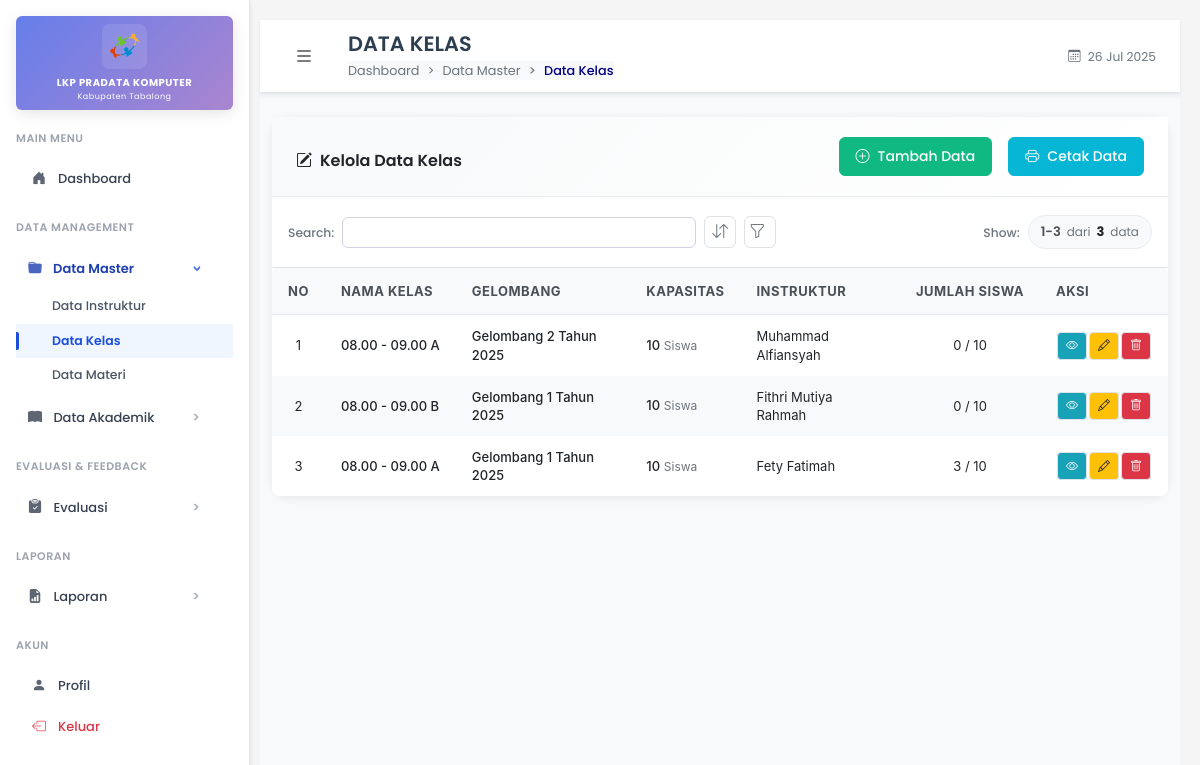
Page /pages/admin/kelas/index.php (signed in) on the earlier database version.
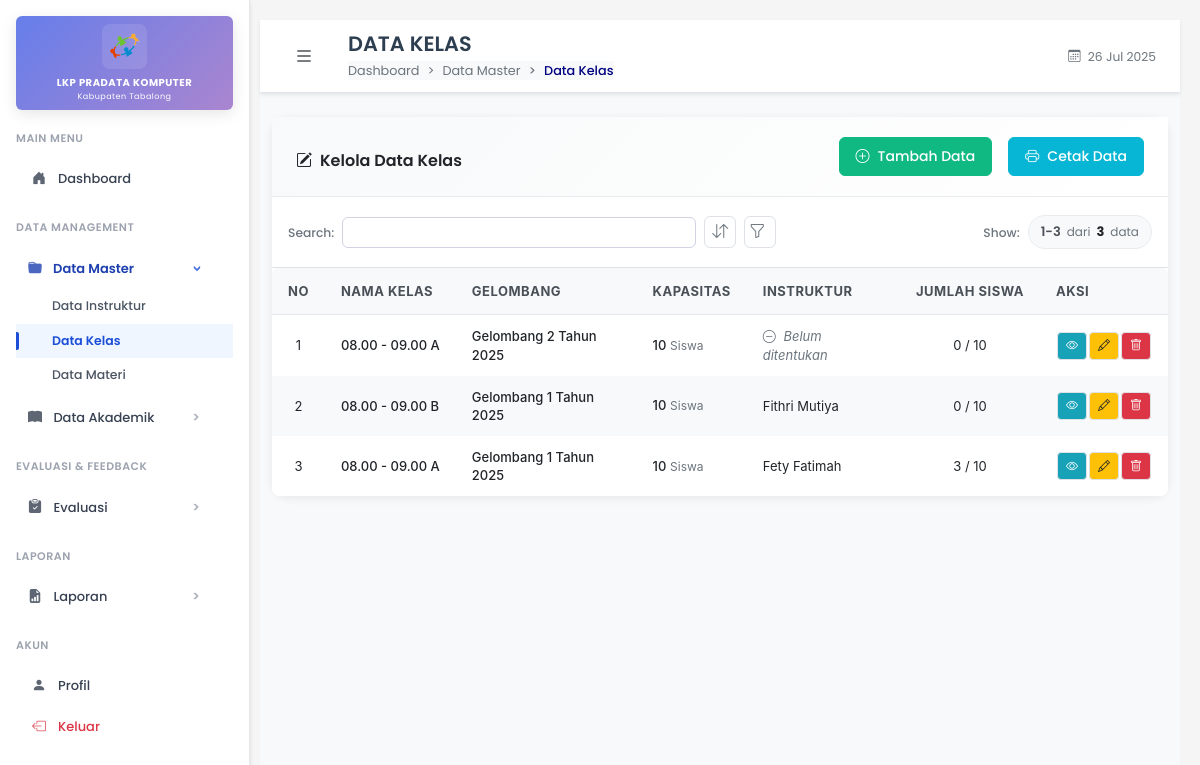
Same page on the later database version.
### tables this page shows
CREATE TABLE `kelas` (
  `id_kelas` int(11) NOT NULL,
  `nama_kelas` varchar(50) NOT NULL,
  `id_gelombang` int(11) NOT NULL,
  `kapasitas` int(11) DEFAULT NULL,
  `id_instruktur` int(11) DEFAULT NULL
);

CREATE TABLE `instruktur` (
  `id_instruktur` int(11) NOT NULL,
  `id_user` int(11) DEFAULT NULL,
  `nik` varchar(16) DEFAULT NULL,
  `nama` varchar(100) DEFAULT NULL,
  `jenis_kelamin` enum('Laki-Laki','Perempuan') DEFAULT NULL,
  `angkatan` varchar(100) DEFAULT NULL,
  `status_aktif` enum('aktif','nonaktif') DEFAULT 'aktif',
  `pas_foto` varchar(255) DEFAULT NULL,
  `email` varchar(100) DEFAULT NULL
);

CREATE TABLE `gelombang` (
  `id_gelombang` int(11) NOT NULL,
  `tahun` year(4) NOT NULL,
  `gelombang_ke` int(11) NOT NULL,
  `nama_gelombang` varchar(100) DEFAULT NULL,
  `status` enum('aktif','selesai','dibuka') DEFAULT 'dibuka'
);

### pages/admin/kelas/index.php (the view, shortened to what the changed rows need)
<?php
include '../../../includes/db.php';
$recordsPerPage = 20;
$currentPage = isset($_GET['page']) ? (int)$_GET['page'] : 1;
$currentPage = max(1, $currentPage);
$offset = ($currentPage - 1) * $recordsPerPage;
$query = "SELECT k.*, g.nama_gelombang, g.status as status_gelombang, i.nama as nama_instruktur,
          COUNT(s.id_siswa) as jumlah_siswa
          FROM kelas k
          LEFT JOIN gelombang g ON k.id_gelombang = g.id_gelombang
          LEFT JOIN instruktur i ON k.id_instruktur = i.id_instruktur
          LEFT JOIN siswa s ON k.id_kelas = s.id_kelas AND s.status_aktif = 'aktif'
          GROUP BY k.id_kelas, k.nama_kelas, k.kapasitas, k.id_gelombang, k.id_instruktur, g.nama_gelombang, g.status, i.nama
          ORDER BY k.id_kelas DESC
          LIMIT $recordsPerPage OFFSET $offset";
$result = mysqli_query($conn, $query);
?>
<!DOCTYPE html>
<html lang="id">
<head>
  <link rel="stylesheet" href="../../../assets/css/bootstrap.min.css" />
  <link rel="stylesheet" href="../../../assets/css/bootstrap-icons.css" />
  <link rel="stylesheet" href="../../../assets/css/fonts.css" />
  <link rel="stylesheet" href="../../../assets/css/styles.css" />
 </head>
<body>
  <div class="d-flex">
    <div class="flex-fill main-content">
      <nav class="top-navbar">
        <div class="container-fluid px-3 px-md-4">
          <div class="d-flex align-items-center">
            <div class="d-flex align-items-center flex-grow-1">
              <div class="page-info">
                <h2 class="page-title mb-1">DATA KELAS</h2>
              </div>
            </div>
          </div>
        </div>
      </nav>
      <div class="container-fluid mt-4">
        <div class="card content-card">
          <div class="table-responsive" style="overflow-x: auto; overflow-y: visible;">
            <table class="custom-table mb-0" id="kelasTable">
              <thead class="sticky-top">
                <tr>
                  <th>No</th>
                  <th>Nama Kelas</th>
                  <th>Gelombang</th>
                  <th>Kapasitas</th>
                  <th>Instruktur</th>
                  <th>Jumlah Siswa</th>
                  <th>Aksi</th>
                </tr>
              </thead>
              <tbody>
                <?php if ($result && mysqli_num_rows($result) > 0): ?>
                  <?php
                  $no = ($currentPage - 1) * $recordsPerPage + 1;
                  while ($kelas = mysqli_fetch_assoc($result)):
                  ?>
                    <?php
                    $jumlahSiswa = (int)$kelas['jumlah_siswa'];
                    $kapasitas = (int)$kelas['kapasitas'];
                    $isKelassPenuh = $kapasitas > 0 && $jumlahSiswa >= $kapasitas;
                    ?>
                    <tr>
                      <td class="text-center align-middle"><?= $no++ ?></td>
                      <td class="align-middle text-nowrap">
                        <div class="fw-medium"><?= htmlspecialchars($kelas['nama_kelas']) ?></div>
                      </td>
                      <td class="align-middle">
                        <div class="fw-medium"><?= htmlspecialchars($kelas['nama_gelombang'] ?? 'Belum Ditentukan') ?></div>
                      </td>
                      <td class="align-middle text-nowrap">
                        <span class="fw-medium"><?= $kapasitas ?></span>
                        <?php if($kapasitas > 0): ?>
                        <small class="text-muted">Siswa</small>
                        <?php endif; ?>
                      </td>
                      <td class="align-middle">
                        <?php if($kelas['nama_instruktur']): ?>
                          <span><?= htmlspecialchars($kelas['nama_instruktur']) ?></span>
                        <?php else: ?>
                          <span class="text-muted fst-italic">
                            <i class="bi bi-dash-circle me-1"></i>
                            Belum ditentukan
                          </span>
                        <?php endif; ?>
                      </td>
                      <td class="text-center align-middle">
                        <div class="siswa-info">
                          <div class="siswa-count <?= $isKelassPenuh ? 'siswa-penuh' : 'siswa-normal' ?>">
                            <span class="count-angka"><?= $jumlahSiswa ?></span>
                            <span class="count-separator">/</span>
                            <span class="count-total"><?= $kapasitas ?></span>
                          </div>
                        </div>
                      </td>
                      <td class="align-middle">
                        <div class="btn-group btn-group-sm" role="group">
                          <a href="detail.php?id=<?= $kelas['id_kelas'] ?>"
                             class="btn btn-action btn-view btn-sm"
                             data-bs-toggle="tooltip"
                             title="Detail">
                            <i class="bi bi-eye"></i>
                          </a>
                          <a href="edit.php?id=<?= $kelas['id_kelas'] ?>"
                             class="btn btn-action btn-edit btn-sm"
                             data-bs-toggle="tooltip"
                             title="Edit">
                            <i class="bi bi-pencil"></i>
                          </a>
                          <button type="button"
                                  class="btn btn-action btn-delete btn-sm"
                                  data-bs-toggle="modal"
                                  data-bs-target="#modalHapus<?= $kelas['id_kelas'] ?>"
                                  title="Hapus">
                            <i class="bi bi-trash"></i>
                          </button>
                        </div>
                      </td>
                    </tr>
                  <?php endwhile; ?>
                <?php endif; ?>
              </tbody>
            </table>
          </div>
        </div>
      </div>
    </div>
  </div>
</body>
</html>

Differences in the rows shown:
changed kelas "Gelombang 2 Tahun 2025": id_instruktur.nama "Muhammad Alfiansyah" → (not shown); now shows "Belum ditentukan"
changed through a linked row, kelas: id_instruktur.nama "Fithri Mutiya Rahmah" → "Fithri Mutiya"
